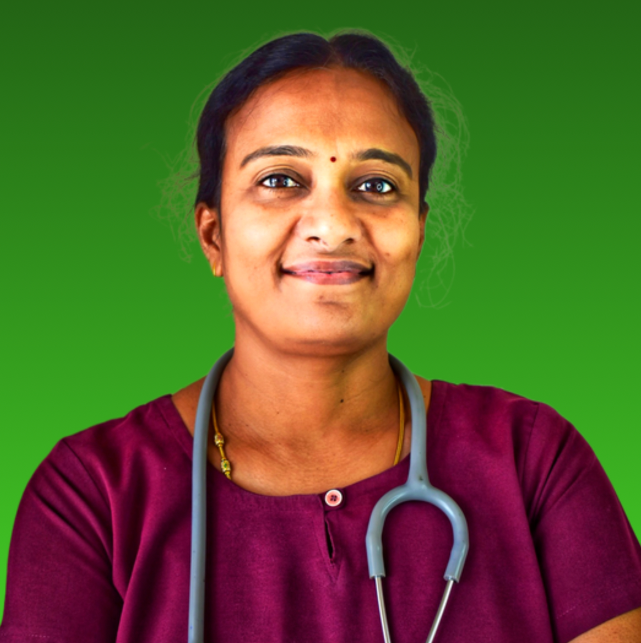
#> input picture doctor.png, 1282 x 1286 px (shown at 1/2 size)
$ python make-images.py
#> lines starting #> are read from the running program, lines starting #| are printed output that depends on the picture; after the words box and inside, x2 and y2 are one past the last pixel; in counts of white or black regions, pixels touching at a corner belong together
#!/usr/bin/env python3
"""Generate the optimized site images from the original brand files.

Originals (doctor.png, hospital-logo.png) are never modified.
Requires: Pillow, numpy, scipy.   Run from anywhere:  python3 tools/make-images.py
Output goes to assets/img/ (committed, so the site needs no build step to serve them).

Optional: put the hospital's own photos in photos/ (jpg/png/webp). They are resized to
480/960/1600 px WebP, stripped of EXIF (including GPS location) and listed in
assets/img/photos/photos.json for the page builder.
"""
import json
import pathlib
import sys

import numpy as np
from PIL import Image, ImageOps
from scipy import ndimage

ROOT = pathlib.Path(__file__).resolve().parent.parent
OUT = ROOT / 'assets' / 'img'
OUT.mkdir(parents=True, exist_ok=True)
DEBUG = pathlib.Path(sys.argv[1]) if len(sys.argv) > 1 else None

# Soft rose studio backdrop that replaces the lime-green one (top -> bottom).
BG_TOP = np.array([253, 232, 241], dtype=np.float64)
BG_BOTTOM = np.array([238, 163, 197], dtype=np.float64)


def save_webp(img, name, quality=82):
    path = OUT / name
    img.save(path, 'WEBP', quality=quality, method=6)
    print(f'  {name}: {img.width}x{img.height}, {path.stat().st_size:,} bytes')


def portrait():
    """Replace the green-screen style backdrop with a brand-friendly rose gradient.

    The original background is a smooth vertical gradient, so it is modelled per row.
    For every pixel the share of background (alpha) is estimated against the nearest solid
    foreground colour, and the new backdrop is swapped in with  C' = C + alpha * (B' - B).
    This also cancels green spill on hair and skin edges.
    """
    C = np.asarray(Image.open(ROOT / 'doctor.png').convert('RGB')).astype(np.float64)
    h, w, _ = C.shape
#> h = 1286; w = 1282
    ge = C[..., 1] - np.maximum(C[..., 0], C[..., 2])          # "green excess"
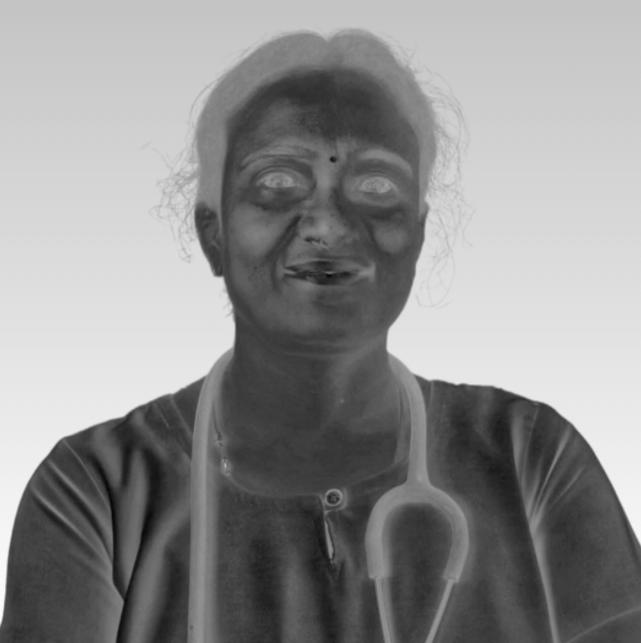
#> ge: shape (1286, 1282) float64 (shown at 1/2 size); min -175, max 137, mean -0.3; drawn with min black and max white
    ys = np.repeat(np.arange(h)[:, None], w, axis=1)
    sure_bg = ge > 60
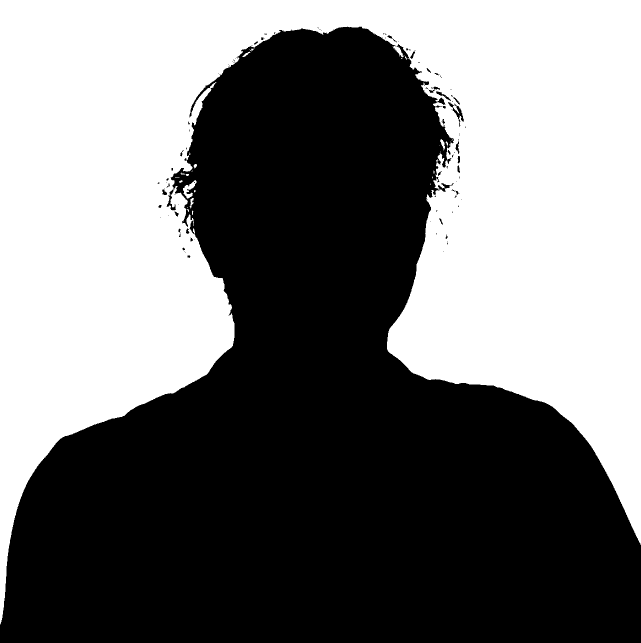
#> sure_bg: shape (1286, 1282) bool (shown at 1/2 size); 46% white; 37 white regions (27 under 20 px), largest, box (x1, y1, x2, y2) and area: (0, 0, 1282, 1249) 758198, (366, 360, 393, 397) 408, (880, 278, 890, 301) 101
    coef = [np.polyfit(ys[sure_bg], C[..., c][sure_bg], 2) for c in range(3)]
#> coef = [[-5.84e-06, 0.0303, 34.44], [-3.95e-06, 0.0843, 98.69], [-5e-06, 0.0173, 20.15]]
    row_bg = np.stack([np.polyval(coef[c], np.arange(h)) for c in range(3)], axis=1)
#> row_bg = 1286 rows, first 8: [34.44, 98.69, 20.15], [34.47, 98.77, 20.16], [34.5, 98.85, 20.18], [34.53, 98.94, 20.2], [34.56, 99.02, 20.22], [34.59, 99.11, 20.23], [34.62, 99.19, 20.25], [34.65, 99.27, 20.27]
    B = np.repeat(row_bg[:, None, :], w, axis=1)
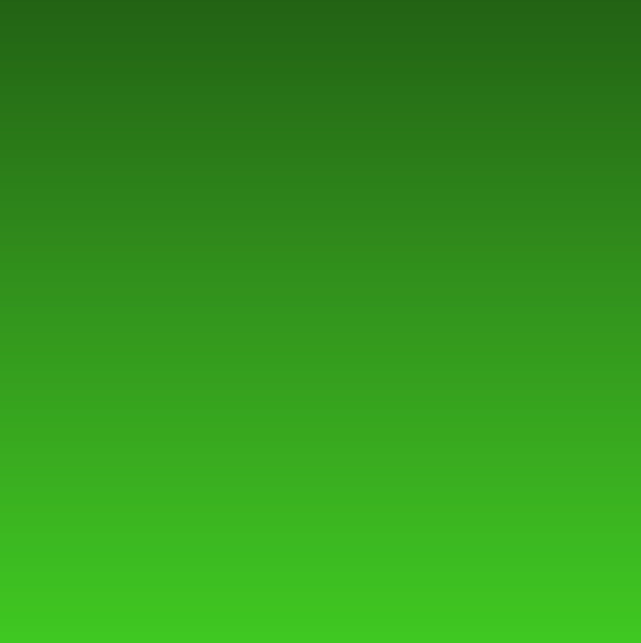
#> B: shape (1286, 1282, 3) float64 (shown at 1/2 size); mean of channels 0, 1, 2 50.7, 150.7, 28.5; drawn as R, G, B

    fg = ndimage.binary_erosion(ge < 8, iterations=2)           # solid, non-green foreground
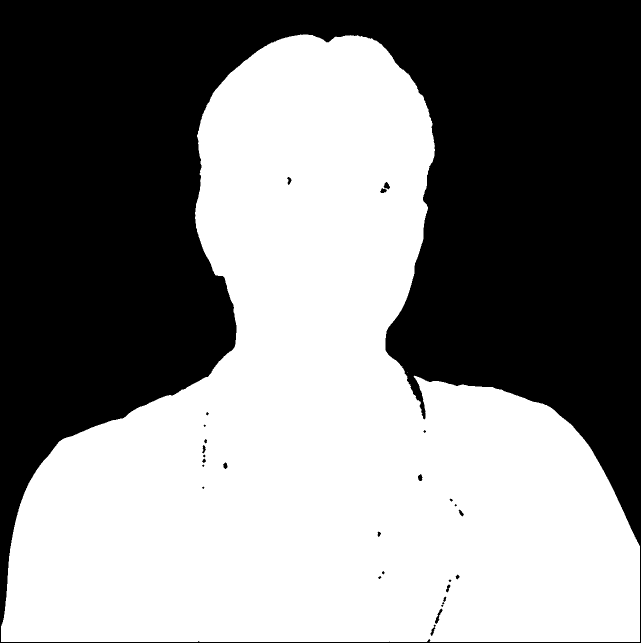
#> fg: shape (1286, 1282) bool (shown at 1/2 size); 52% white; 29 black regions (9 under 20 px), largest, box (x1, y1, x2, y2) and area: (0, 0, 1282, 1286) 790171, (870, 1217, 885, 1248) 150, (767, 364, 780, 379) 113
    idx = ndimage.distance_transform_edt(~fg, return_indices=True)[1]
    F = C[idx[0], idx[1]]
    num = ((C - F) * (B - F)).sum(axis=2)
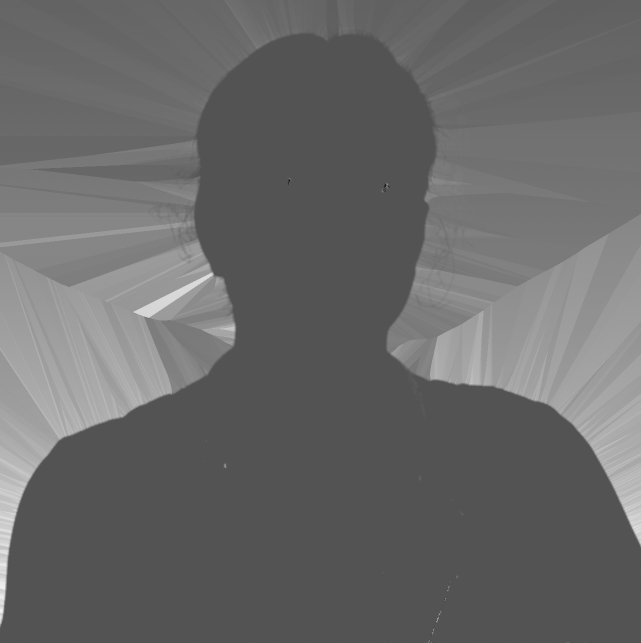
#> num: shape (1286, 1282) float64 (shown at 1/2 size); min -19659.4, max 40426.7, mean 5017.4; drawn with min black and max white
    den = ((B - F) ** 2).sum(axis=2) + 1e-6
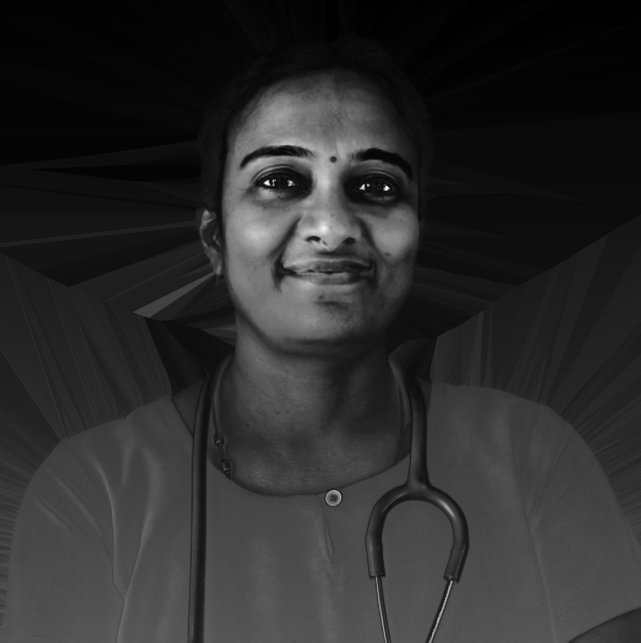
#> den: shape (1286, 1282) float64 (shown at 1/2 size); min 2818.5, max 112602.7, mean 22090; drawn with min black and max white
    alpha = np.clip(num / den, 0, 1)
    alpha[fg] = 0
    alpha[np.linalg.norm(C - B, axis=2) < 12] = 1

    t = (np.arange(h) / (h - 1))[:, None, None]
#> t = 1286 values from 0 to 1
    B_new = np.repeat((BG_TOP * (1 - t) + BG_BOTTOM * t), w, axis=1)
    out = np.clip(C + alpha[..., None] * (B_new - B), 0, 255).astype(np.uint8)
    img = Image.fromarray(out)
    if DEBUG:
        Image.fromarray((alpha * 255).astype(np.uint8)).save(DEBUG / 'portrait-alpha.png')
        img.save(DEBUG / 'portrait-new.png')
    print('portrait')
    save_webp(img, 'doctor-698.webp', 84)
#|   doctor-698.webp: 1282x1286, 28,230 bytes
    save_webp(img.resize((480, round(480 * h / w)), Image.LANCZOS), 'doctor-480.webp', 84)
#|   doctor-480.webp: 480x481, 16,962 bytes
    save_webp(img.resize((240, round(240 * h / w)), Image.LANCZOS), 'doctor-240.webp', 84)
#> call 3 of save_webp, with name = 'doctor-240.webp', quality = 84
#> in save_webp (call 3), `img.save(path, 'WEBP', quality=quality, method=6)`:
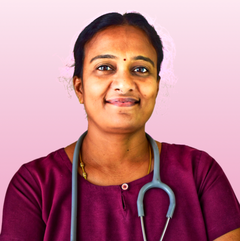
#> saved as doctor-240.webp: PIL image 240x241 RGB; mean R, G, B 186.6, 128.2, 139.7
#|   doctor-240.webp: 240x241, 6,828 bytes


def logos():
    """Pure-white backdrop (the file has a faint off-white one), tight crops and app icons."""
#> (the run stopped early here; a loop or call above may not have finished)
